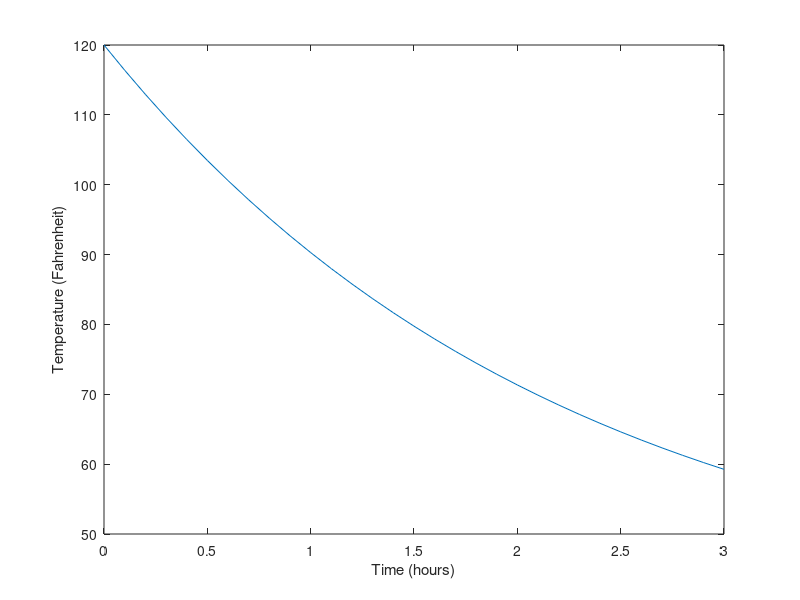
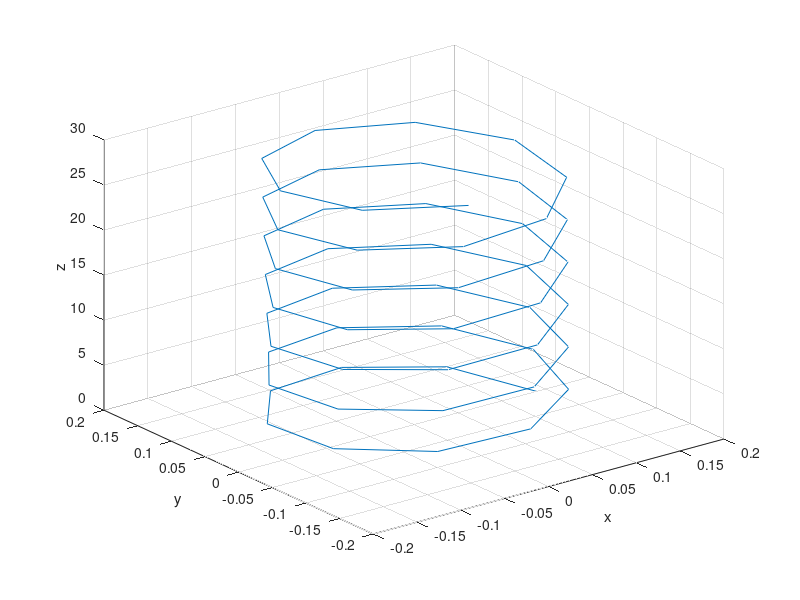
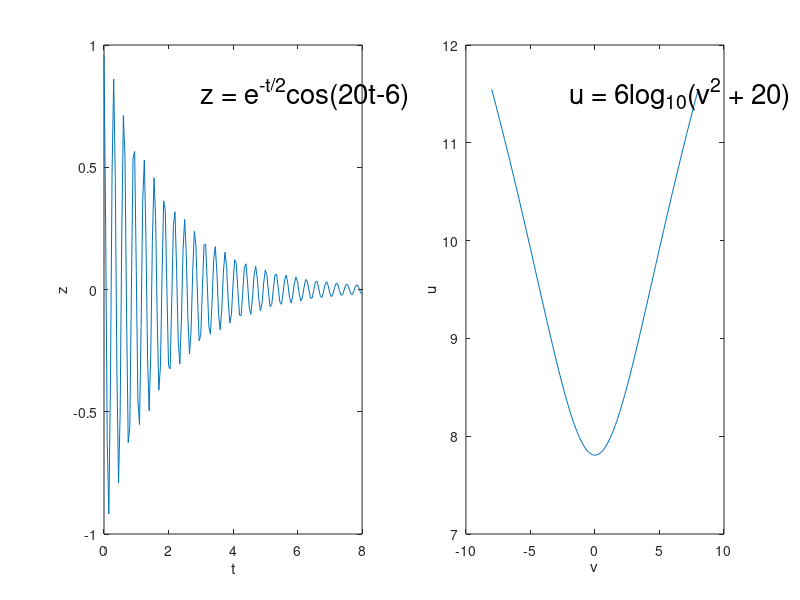

The MATLAB source for these figures, in order:
%% Problem 1

t = 0:0.1:3;
Ts = 38;
T0 = 120;
k = 0.45;

T = Ts + (T0-Ts)*exp(-k*t);
T_end = T(end);

plot(t,T)
xlabel('Time (hours)')
ylabel('Temperature (Fahrenheit)')
print -dpng Giri_Subramanian_HW_1_Problem_1.png

%% Problem 2

m = 1.67*10^-27;
q = 1.6*10^-19;
B0 = 0.35;
v_perp = 4.69*10^6;
v_parallel = 1;

rho = (m*v_perp)/(q*B0);
omega = q*B0/m;

fprintf('The value of radius is %d m and that of the cyclotron frequency is %d rad/s \n' ...
         ,rho,omega);
t = 0:0.5:30;
x = rho*cos(omega*t);
y = rho*sin(omega*t);
z = v_parallel*t;

plot3(x,y,z)
xlabel('x')
ylabel('y')
zlabel('z')
grid on
print -dpng Giri_Subramanian_HW_1_Problem_2a.png

% Since it's moving perpendicular to the same magnetic field, it's parallel
% velocity is zero. But since the overall speed is the same, the
% perpendicular velocity will increase. Since frequency does not depend on
% the speed of the particle it will not change. 

v_perp_new = sqrt(v_perp^2 + v_parallel^2);
rho_new = (m*v_perp_new)/(q*B0);
fprintf('The new value of radius is %d m \n', rho_new);


%% Problem 3

t = 0:0.05:8;
v = -8:0.1:8;
z = exp(-t/2).*cos(20*t - 6);
u = 6*log10(v.^2 + 20);
subplot(1,2,1)
plot(t,z)
xlabel('t')
ylabel('z')
text(3,0.8,'z = e^{-t/2}cos(20t-6)','FontSize',20)
subplot(1,2,2)
plot(v,u)
xlabel('v')
ylabel('u')
text(-2,11.5,'u = 6log_{10}(v^2 + 20)','FontSize',20)

print -dpng Giri_Subramanian_HW_1_Problem_3.png

%%  Problem 4

% All values taken here are in ratio to the chord
airfoil = input('Please enter the 4 digit NACA airfoil number alone: ', 's');

% Method given below can be used if digit input is taken
% if floor(airfoil/10000) ~= 0
%     fprintf('Please input only a 4 digit number \n')
%     return
% end
% t = mod(airfoil,100)/100;
% p = mod(floor(airfoil/100),10)/10;
% m = floor(airfoil/1000)/100;

if length(airfoil) ~= 4
     fprintf('Please input only a 4 digit number \n')
     return
 end


t = str2num(airfoil(3:4))/100;
p = str2num(airfoil(2))/10;
m = str2num(airfoil(1))/100;
x = 0:0.001:1;

max_camber_index = find(x==p);

y_camb(1:max_camber_index) = (m/p^2)*(2*p*x(1:max_camber_index) ...
                                      - x(1:max_camber_index).^2);
y_camb(max_camber_index+1:length(x)) = (m/(1-p)^2)*((1 - 2*p) ... 
                                      + 2*p*x(max_camber_index+1:length(x)) ...
                                      - x(max_camber_index+1:length(x)).^2);

y_thick = (t/0.2)*(0.29690*sqrt(x) - 0.126*x - 0.3516*x.^2 + 0.2843*x.^3 ...
                   - 0.1015*x.^4);

y_u = y_camb + y_thick;
y_d = y_camb - y_thick;

h = plot(x,y_u,x,y_d,x,y_camb);
axis equal
legend('Upper surface','Lower Surface', 'Camber line');

title(sprintf('Plot of airfoil %s',airfoil))
xlabel('x/c')
ylabel('y/c')
set(h,'LineWidth',2)
print -dpng Giri_Subramanian_HW_1_Problem_4.png

